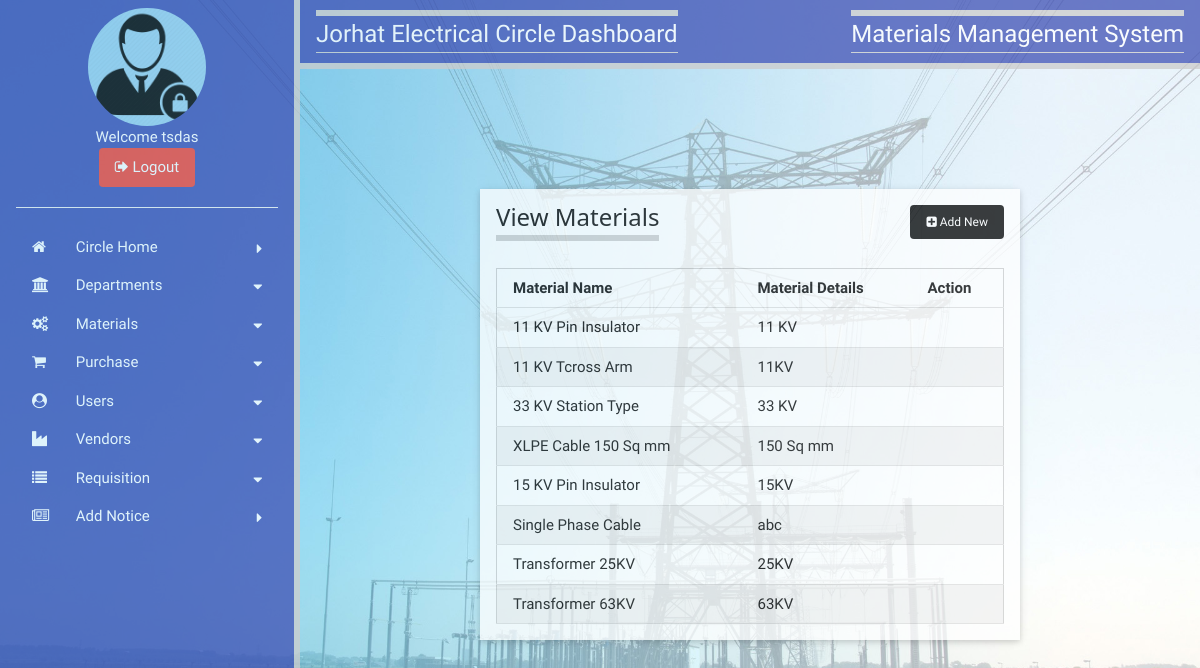
The app's page /APDCLTS/viewmaterials.php (signed in) with its own data.
### tables this page shows
CREATE TABLE `users` (
  `usertype` varchar(20) NOT NULL,
  `department` varchar(255) NOT NULL,
  `userid` varchar(100) NOT NULL,
  `password` varchar(100) NOT NULL,
  PRIMARY KEY (`userid`)
);

CREATE TABLE `materials` (
  `mid` int(11) NOT NULL AUTO_INCREMENT,
  `mname` varchar(200) NOT NULL,
  `details` varchar(200) NOT NULL,
  PRIMARY KEY (`mid`)
);

### APDCLTS/viewmaterials.php (the view, shortened to what this page needs)
<?php
    require_once 'include/connect.php';
	$uid=$_SESSION["uname"];
    $sql="Select department from users where userid='$uid'";
    $result=mysqli_query($link,$sql);
    $row=mysqli_fetch_array($result);
    $divn=$row[0];
            $sql = "SELECT * FROM materials";
            if($result = mysqli_query($link,$sql))
            {
                $rows = mysqli_fetch_all($result);
            }
?>
<!doctype html>
<html>
<head>
<link href="css/w3.css" type="text/css" rel="stylesheet">
<link href="css/style.css" type="text/css" rel="stylesheet">
<link rel="stylesheet" href="https://cdnjs.cloudflare.com/ajax/libs/font-awesome/4.7.0/css/font-awesome.min.css">
</head>
<body>
	<?php
        if($_SESSION["utype"]=="Circle")
        {
            include "circleSbar.php";
        }
    ?>
    <div style="margin-left:300px;">
    	<div class="w3-container w3-indigo w3-right-align w3-opacity-min w3-bottombar">
        	<div class="w3-left">
            	<h3 class="topbar w3-border-bottom"><?php echo $divn; ?> Dashboard</h3>
            </div>
            <div class="w3-right">
            	<h3 class="topbar w3-border-bottom">Materials Management System</h3>
            </div>
        </div>
        <div class="w3-card-2 w3-white w3-opacity-min" style="width:60%; margin:120px auto">
        	<div class="w3-container">
            	<div class="left"><h3 class="bottombar">View Materials</h3></div>
                <div class="right" style="padding-top:16px;"><a href="newmaterial.php" class="btn black round small text-white"><i class="fa fa-plus-square"></i> Add New</a></div>
            </div>
            <div class="w3-container w3-padding-16">
                <?php if(!empty($rows)): ?>
                    <table class="w3-table-all">
                            <thead>
                              <tr>
                                <th>Material Name</th>
                                <th>Material Details</th>
                                <th>Action</th>
                              </tr>
                            </thead>
                            <tbody>
                                <?php foreach ($rows as $row): ?>
                                   <tr>
                                     <td> <?php echo $row[1]; ?></td>
                                     <td> <?php echo $row[2]; ?></td>
                                     <td>&nbsp; </td>
                                   </tr>
                                <?php endforeach; ?>
                            </tbody>
                    </table>
                <?php endif; ?>
            </div>
    </div>
</body>
</html>

### APDCLTS/css/w3.css (style rules this page uses)
*,*:before,*:after { box-sizing:inherit }
html { -ms-text-size-adjust:100%;-webkit-text-size-adjust:100% }
body { margin:0 }
a { background-color:transparent;-webkit-text-decoration-skip:objects }
html,body { font-family:Verdana,sans-serif;font-size:15px;line-height:1.5 }
html { overflow-x:hidden }
h3 { font-size:24px }
h1,h2,h3,h4,h5,h6 { font-family:"Segoe UI",Arial,sans-serif;font-weight:400;margin:10px 0 }
a { color:inherit }
.w3-table,.w3-table-all { border-collapse:collapse;border-spacing:0;width:100%;display:table }
.w3-table-all { border:1px solid #ccc }
.w3-bordered tr,.w3-table-all tr { border-bottom:1px solid #ddd }
.w3-table-all tr:nth-child(odd) { background-color:#fff }
.w3-table-all tr:nth-child(even) { background-color:#f1f1f1 }
.w3-table td,.w3-table th,.w3-table-all td,.w3-table-all th { padding:8px 8px;display:table-cell;text-align:left;vertical-align:top }
.w3-table th:first-child,.w3-table td:first-child,.w3-table-all th:first-child,.w3-table-all td:first-child { padding-left:16px }
.w3-container:after,.w3-container:before,.w3-panel:after,.w3-panel:before,.w3-row:after,.w3-row:before,.w3-row-padding:after,.w3-row-padding:before, .w3-cell-row:before,.w3-cell-row:after,.w3-clear:after,.w3-clear:before,.w3-bar:before,.w3-bar:after { content:"";display:table;clear:both }
.w3-container,.w3-panel { padding:0.01em 16px }
.w3-card,.w3-card-2 { box-shadow:0 2px 5px 0 rgba(0,0,0,0.16),0 2px 10px 0 rgba(0,0,0,0.12) }
.w3-opacity-min { opacity:0.75 }
.w3-right-align { text-align:right!important }
.w3-border-bottom { border-bottom:1px solid #ccc!important }
.w3-bottombar { border-bottom:6px solid #ccc!important }
.w3-padding-16 { padding-top:16px!important;padding-bottom:16px!important }
.w3-left { float:left!important }
.w3-right { float:right!important }
.w3-indigo,.w3-hover-indigo:hover { color:#fff!important;background-color:#3f51b5!important }
.w3-white,.w3-hover-white:hover { color:#000!important;background-color:#fff!important }

### APDCLTS/css/style.css (style rules this page uses)
*,*:before,*:after { box-sizing:inherit }
html { -ms-text-size-adjust:100%;-webkit-text-size-adjust:100% }
body { margin:0 }
a { background-color:transparent;-webkit-text-decoration-skip:objects }
html,body { font-family:Verdana,sans-serif;font-size:15px;line-height:1.5 }
html { overflow-x:hidden }
h3 { font-size:24px }
h1,h2,h3,h4,h5,h6 { font-family:"Segoe UI",Arial,sans-serif;font-weight:400;margin:10px 0 }
a { color:inherit }
.btn,.button { border:none;display:inline-block;padding:8px 16px;vertical-align:middle;overflow:hidden;text-decoration:none;color:inherit;background-color:inherit;text-align:center;cursor:pointer;white-space:nowrap }
.btn,.button { -webkit-touch-callout:none;-webkit-user-select:none;-khtml-user-select:none;-moz-user-select:none;-ms-user-select:none;user-select:none }
.round,.round-medium { border-radius:4px }
.small { font-size:12px!important }
.topbar { border-top:6px solid #ccc!important }
.bottombar { border-bottom:6px solid #ccc!important }
.left { float:left!important }
.right { float:right!important }
.black,.hover-black:hover { color:#fff!important;background-color:#000!important }
.text-white,.hover-text-white:hover { color:#fff!important }

### APDCLTS/viewmaterials.php (style rules this page uses)
body { font-family: 'Concert One', cursive; background-image:url(images/bgrd.jpg); background-repeat:no-repeat; background-size:cover; }
.topbar { font-family: 'Concert One', cursive; }

### records on screen
users: department "Jorhat Electrical Circle"
materials: mname "11 KV Pin Insulator", details "11 KV"
materials: mname "11 KV Tcross Arm", details "11KV"
materials: mname "33 KV Station Type", details "33 KV"
materials: mname "XLPE Cable 150 Sq mm", details "150 Sq mm"
materials: mname "15 KV Pin Insulator", details "15KV"
materials: mname "Single Phase Cable", details "abc"
materials: mname "Transformer 25KV", details "25KV"
materials: mname "Transformer 63KV", details "63KV"

### other values on screen
$uid "tsdas"
